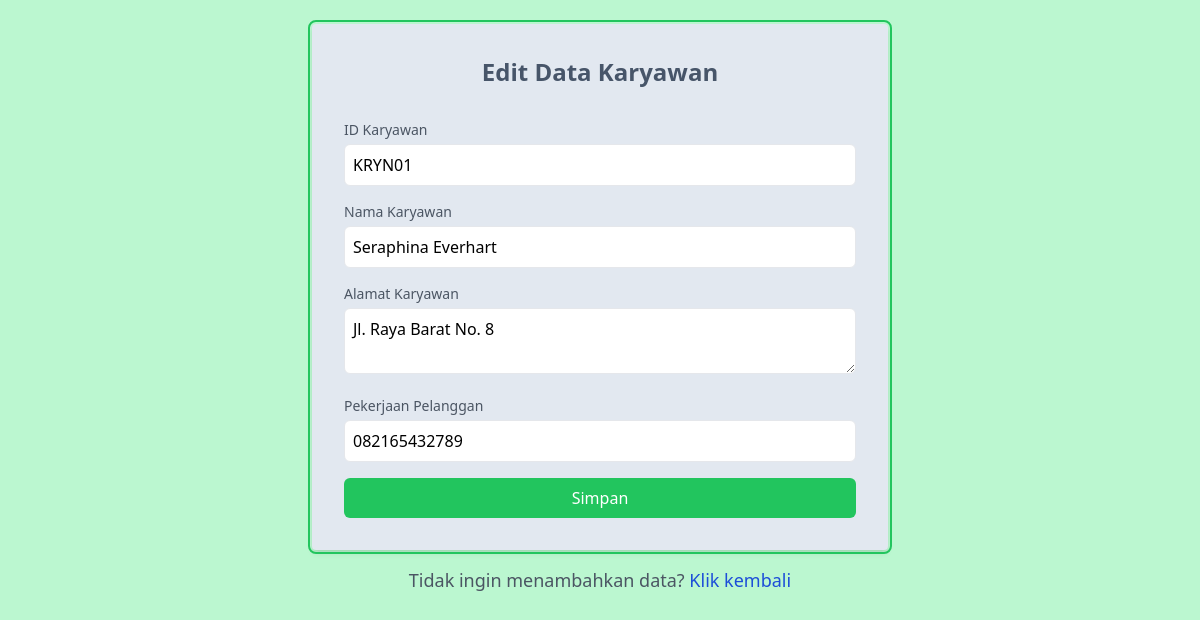
The app's page /build/pages/function/editkaryawan.php?id=KRYN01 (signed in) with its own data.
### tables this page shows
CREATE TABLE `karyawan` (
  `id_karyawan` char(10) NOT NULL DEFAULT '',
  `nama_karyawan` varchar(255) DEFAULT NULL,
  `alamat` varchar(100) DEFAULT NULL,
  `no_telepon` varchar(20) DEFAULT NULL
);

### build/pages/function/editkaryawan.php (the view, shortened to what this page needs)
<!DOCTYPE html>
<html lang="en">
<head>
    <script src="https://cdn.tailwindcss.com"></script>
</head>
<body class="bg-green-200 p-6">
    <?php
    include 'koneksi.php';
    $id = $_GET['id'];
    $data = mysqli_query($conn, "select * from karyawan where id_karyawan= '$id'");
    while ($row = mysqli_fetch_array($data)) {
    ?>
        <div class="max-w-xl mx-auto  rounded p-8 shadow-md outline outline-2  outline-offset-2 outline-green-500 bg-slate-200">
            <h2 class="text-2xl font-bold mb-8 text-slate-600 text-center ">Edit Data Karyawan</h2>
            <form action="proseseditkaryawan.php" method="post" class="space-y-4 ">
                <div>
                    <label for="id" class="block text-sm font-medium text-gray-600">ID Karyawan</label>
                    <input type="text" id="id_karyawan" name="id" value="<?php echo $row['id_karyawan']; ?>" class="mt-1 p-2 w-full border rounded-md " readonly>
                </div>
                <div>
                    <label for="nama" class="block text-sm font-medium text-gray-600">Nama Karyawan</label>
                    <input type="text" id="nama_Karyawan" name="nama" value="<?php echo $row['nama_karyawan']; ?>" class="mt-1 p-2 w-full border rounded-md">
                </div>
                <div>
                    <label for="alamat" class="block text-sm font-medium text-gray-600">Alamat Karyawan</label>
                    <textarea id="alamat_karyawan" name="alamat" value="<?php echo $row['id_karyawan']; ?>" class="mt-1 p-2 w-full border rounded-md"><?php echo $row['alamat']; ?></textarea>
                </div>
                <div>
                    <label for="pekerjaan" class="block text-sm font-medium text-gray-600">Pekerjaan Pelanggan</label>
                    <input type="text" id="no_telepon" name="no_telepon" value="<?php echo $row['no_telepon']; ?>" class="mt-1 p-2 w-full border rounded-md">
                </div>
                <div>
                    <button type="submit" class="w-full bg-green-500 text-white p-2 rounded-md hover:bg-green-700">Simpan</button>
                </div>
            </form>
        </div>
        <p class="mt-4 text-lg text-gray-600 text-center">Tidak ingin menambahkan data? <a href="../datakaryawan.php" class="text-blue-700 no-underline hover:underline">Klik kembali</a></p>
</body>
<?php
    }
?>
</html>

### records on screen
karyawan: id "KRYN01", nama "Seraphina Everhart", alamat "Jl. Raya Barat No. 8", no_telepon "082165432789"
